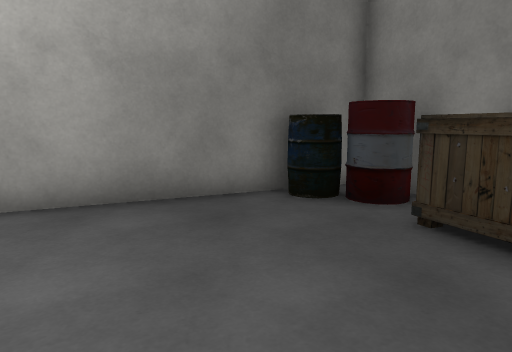
view 1 (above)

13 first-person views from a walk through a Unity game level. The camera is 1.3 m above the floor, tilts 8° down and sees 70° across. The floor is counted in squares, 1 m on a side. Each view is taken from the middle of a square. On the plan, view 1 faces up. The plan holds only what a view shows up to about 15 squares ahead; the rest is blank. The place goes on beyond the plan. The player character is not drawn. Some surface patterns are stand-ins.

view 2
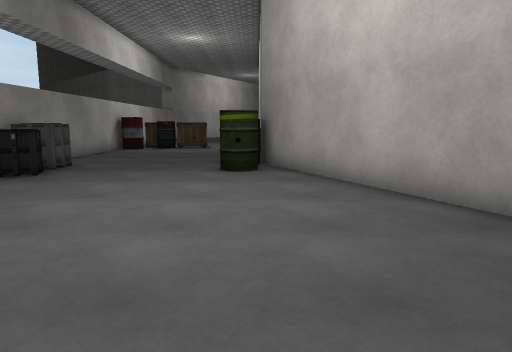

view 3
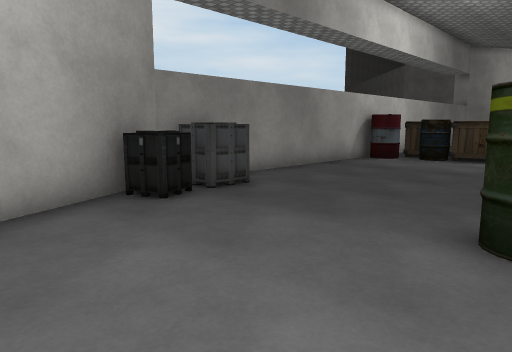

view 4
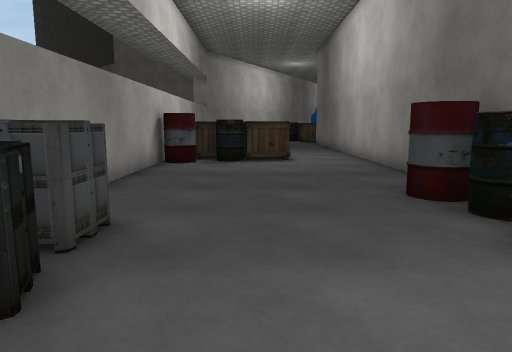

view 5
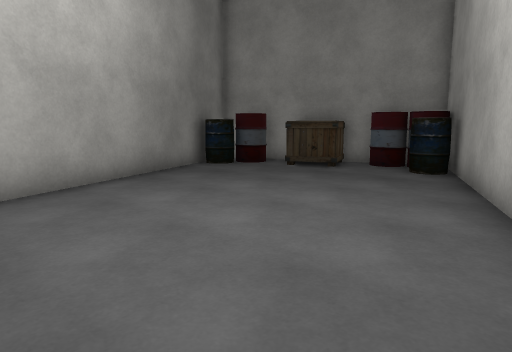

view 6
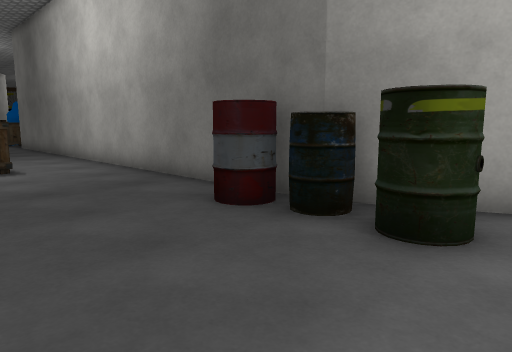

view 7
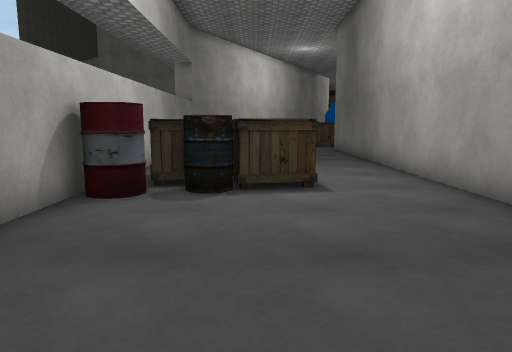

view 8
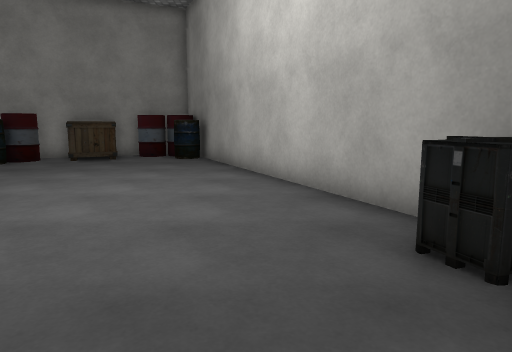

view 9
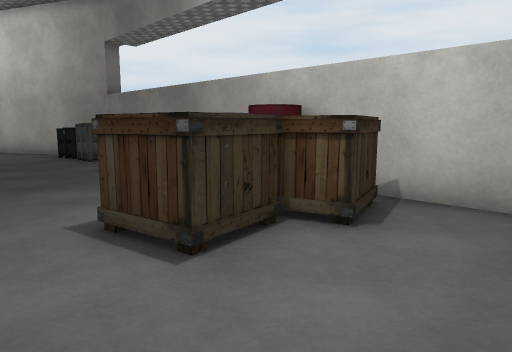

view 10
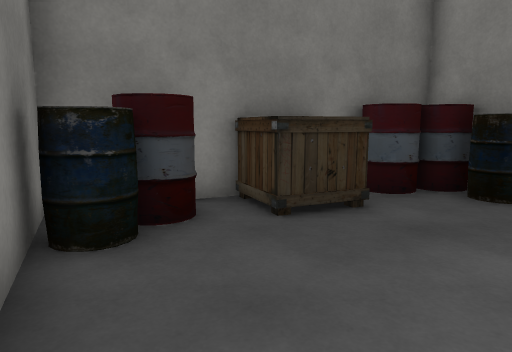

view 11
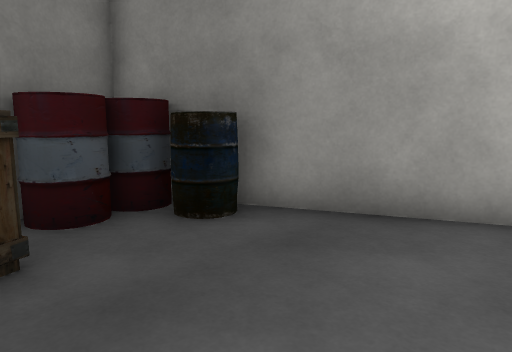

view 12
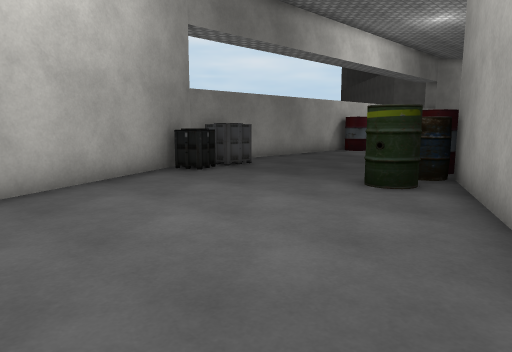

view 13
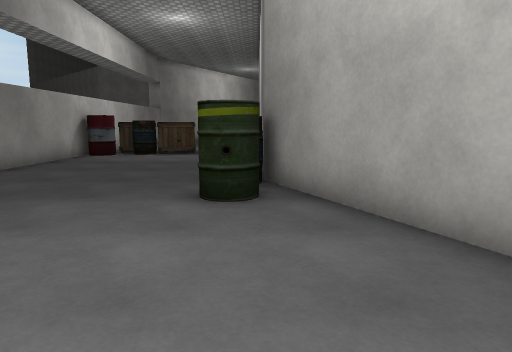

### Floor plan
Points are (right, up) in squares from view 1. A wall is a line through its corners. A room is listed if a view was taken in it or the views show most of it. See-through windows are left out.
Room 1 (views 1, 2, 3, 4, 5, 6, 7, 8, 9, 10, 11, 12, 13)
walls: (-8.3, -5.4) (4.6, 0.6); (5.2, 2) (2.4, 8.2) (-10.6, 2.2) (-23.5, 2.2); (-23.5, -5.4) (-10.4, -5.4)
objects: crate (-21, -4) to (-19, -3); crate (-20, -2) to (-18, -1); barrel (-19, -3) to (-18, -3); barrel (-18, -5) to (-18, -4); barrel (-12, 1) to (-11, 1); crate (-10, -5) to (-9, -4); barrel (-10, 1) to (-10, 2); barrel (-9, 1) to (-8, 2); crate (-8, -4) to (-7, -4); barrel (1, 6) to (1, 7); crate (2, 3) to (4, 5); barrel (2, 6) to (2, 7); barrel (3, 1) to (4, 1); barrel (4, 2) to (4, 3); barrel (5, 1)

Where each view was taken, in squares from view 1:
view 1: 0 up, 0 right, facing up
view 2: 2 up, 2 right, facing left
view 3: 2 up, 4 left, facing down-left
view 4: 2 down, 5 left, facing left
view 5: 3 down, 7 left, facing up-right
view 6: 3 down, 7 left, facing up-left
view 7: 2 down, 11 left, facing left
view 8: 2 down, 11 left, facing right
view 9: 1 up, 23 left, facing down-right
view 10: 5 up, 3 left, facing right
view 11: 4 up, 1 left, facing down-right
view 12: 5 up, 1 left, facing down-left
view 13: 2 up, 2 left, facing left
